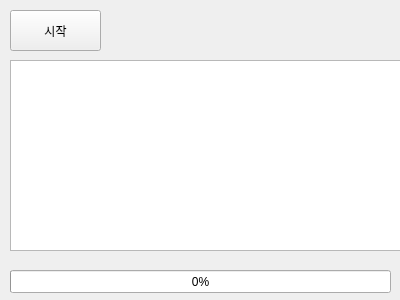
<?xml version="1.0" encoding="UTF-8"?>
<ui version="4.0">
 <class>Form</class>
 <widget class="QWidget" name="Form">
  <property name="geometry">
   <rect>
    <x>0</x>
    <y>0</y>
    <width>400</width>
    <height>300</height>
   </rect>
  </property>
  <property name="maximumSize">
   <size>
    <width>400</width>
    <height>300</height>
   </size>
  </property>
  <property name="windowTitle">
   <string>Form</string>
  </property>
  <widget class="QPushButton" name="btnStart">
   <property name="geometry">
    <rect>
     <x>10</x>
     <y>10</y>
     <width>91</width>
     <height>41</height>
    </rect>
   </property>
   <property name="text">
    <string>시작</string>
   </property>
  </widget>
  <widget class="QProgressBar" name="pgbTask">
   <property name="geometry">
    <rect>
     <x>10</x>
     <y>270</y>
     <width>381</width>
     <height>23</height>
    </rect>
   </property>
   <property name="value">
    <number>0</number>
   </property>
  </widget>
  <widget class="QTextBrowser" name="txbLog">
   <property name="geometry">
    <rect>
     <x>10</x>
     <y>60</y>
     <width>391</width>
     <height>191</height>
    </rect>
   </property>
  </widget>
 </widget>
 <resources/>
 <connections/>
</ui>
